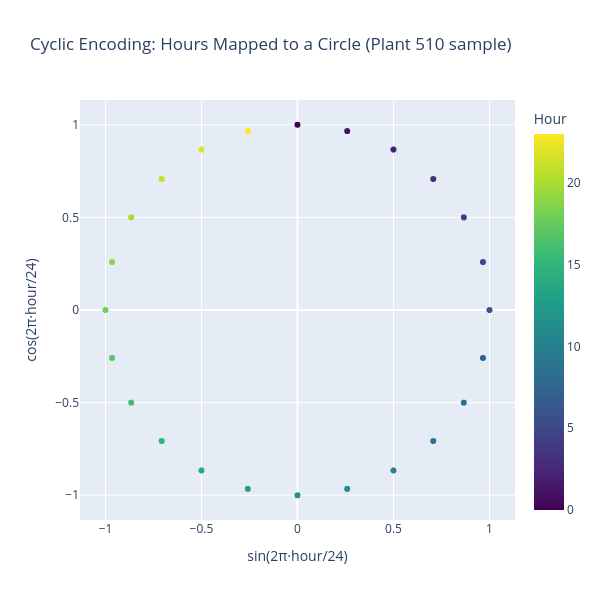

Notebook code cell kept with this figure:
### Code cell
# Cell 2: Time index and cyclic encoding

# 1. Ensure sorted by plant and time, then create sequential index
df_pre_FE = df_pre_FE.sort_values(["plant_code", "programmed_departure_time"]).reset_index(drop=True)
df_pre_FE["time_idx"] = df_pre_FE.groupby("plant_code").cumcount()

# 2. Cyclic encoding: hour (0-23) -> sin/cos
df_pre_FE["hour_sin"] = np.sin(2 * np.pi * df_pre_FE["programmed_departure_hour"] / 24)
df_pre_FE["hour_cos"] = np.cos(2 * np.pi * df_pre_FE["programmed_departure_hour"] / 24)

# 3. Cyclic encoding: day_of_week (0-6) -> sin/cos
df_pre_FE["day_week_sin"] = np.sin(2 * np.pi * df_pre_FE["day_of_week"] / 7)
df_pre_FE["day_week_cos"] = np.cos(2 * np.pi * df_pre_FE["day_of_week"] / 7)

# 4. Cyclic encoding: month (1-12) -> sin/cos
# We use (month - 1) so January=0, December=11
df_pre_FE["month_sin"] = np.sin(2 * np.pi * (df_pre_FE["month_of_year"] - 1) / 12)
df_pre_FE["month_cos"] = np.cos(2 * np.pi * (df_pre_FE["month_of_year"] - 1) / 12)

print("New columns:")
print([c for c in df_pre_FE.columns if c not in ['programmed_departure_time', 'plant_code', 'volume_m3', 
      'remission_count', 'is_imputed', 'month_of_year', 'day_of_week', 'day_of_month', 
      'programmed_departure_hour', 'year']])

# Plot: hours on a circle (sample for speed)
sample = df_pre_FE[df_pre_FE["plant_code"] == 510].sample(min(3000, len(df_pre_FE[df_pre_FE["plant_code"] == 510])))

fig = px.scatter(
    sample,
    x="hour_sin",
    y="hour_cos",
    color="programmed_departure_hour",
    title="Cyclic Encoding: Hours Mapped to a Circle (Plant 510 sample)",
    labels={"hour_sin": "sin(2π·hour/24)", "hour_cos": "cos(2π·hour/24)", "programmed_departure_hour": "Hour"},
    color_continuous_scale="Viridis"
)
fig.update_layout(width=600, height=600)
fig.show()

### Figure 1 — Plotly figure (JSON) as saved in the notebook; plotly's stock layout.template omitted (floating-point values rounded to 4 significant figures; data arrays with more than 128 entries replaced by an {"elided": "..."} marker saying what was removed)
{"data": [{"hovertemplate": "sin(2π·hour/24)=%{x}<br>cos(2π·hour/24)=%{y}<br>Hour=%{marker.color}<extra></extra>", "legendgroup": "", "marker": {"color": {"elided": "3000 int values"}, "coloraxis": "coloraxis", "symbol": "circle"}, "mode": "markers", "name": "", "showlegend": false, "type": "scattergl", "x": {"elided": "3000 float values"}, "xaxis": "x", "y": {"elided": "3000 float values"}, "yaxis": "y"}], "layout": {"coloraxis": {"colorbar": {"title": {"text": "Hour"}}, "colorscale": [[0, "#440154"], [0.1111, "#482878"], [0.2222, "#3e4989"], [0.3333, "#31688e"], [0.4444, "#26828e"], [0.5556, "#1f9e89"], [0.6667, "#35b779"], [0.7778, "#6ece58"], [0.8889, "#b5de2b"], [1, "#fde725"]]}, "height": 600, "legend": {"tracegroupgap": 0}, "title": {"text": "Cyclic Encoding: Hours Mapped to a Circle (Plant 510 sample)"}, "width": 600, "xaxis": {"anchor": "y", "domain": [0, 1], "title": {"text": "sin(2π·hour/24)"}}, "yaxis": {"anchor": "x", "domain": [0, 1], "title": {"text": "cos(2π·hour/24)"}}}}
